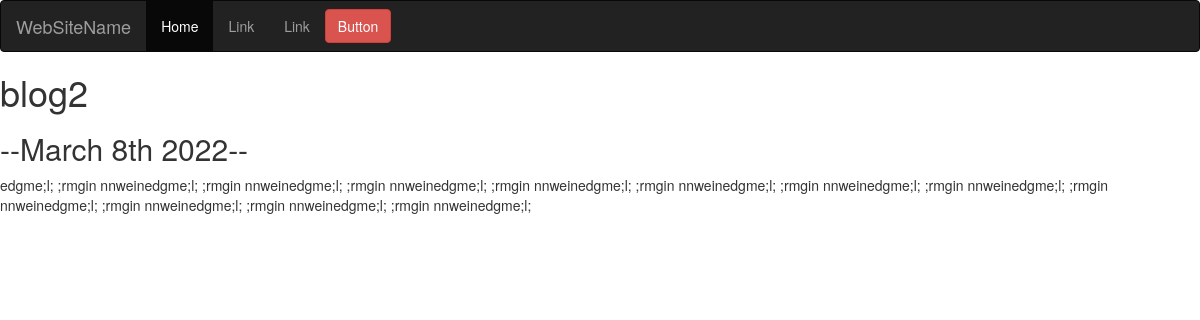
Page /blog/3/ on the committed database.
### blog/models.py (models this page shows, shortened)
class Blog(models.Model):
    title = models.CharField(max_length=100)
    description = models.TextField(max_length=750)
    date = models.DateField()

### blog/views.py (the view)
# urls.py: path('<int:blog_id>/', views.detail, name = 'detail'),
def detail(request, blog_id):
    blog = get_object_or_404(Blog, pk = blog_id)
    return render(request, 'blog/detail.html', {'blog':blog})

### blog/templates/blog/detail.html
{% extends 'portfolio/base.html' %}
{% block content %}
<h1>{{blog.title}}</h1>
<h2>--{{ blog.date|date:'F jS Y'}}--</h2>
{{blog.description|safe}}
{% endblock %}

### rows in the picture
Blog: title "blog2", date "March 8th 2022", description "edgme;l; ;rmgin nnweinedgme;l; ;rmgin nnweinedgme;l; ;rmgin nnweinedgme;l; ;rmgin nnweinedgme;l; ;rmgin nnweinedgme;l; ;rmgin nnweinedgme;l; ;rmgin nnweinedgme;l; ;rmgin nnweinedgme;l; ;rmgin nnweinedgme;l; ;rmgin nnweinedgme;l; ;rmgin nnweinedgme;l;"
